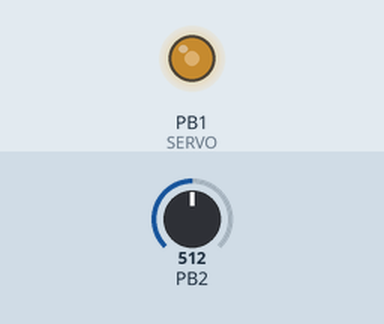
A program run on a simulated ATtiny13, built with avr-gcc and emulated at 9.6 MHz. Parts: output pins drawn as LEDs (lit = HIGH). The test bench sets the inputs (shaded band); at power-on: PB2 = 512.

Above: at 1.2 s.
1.3 s: PB2 set to 716
At 2.5 s:
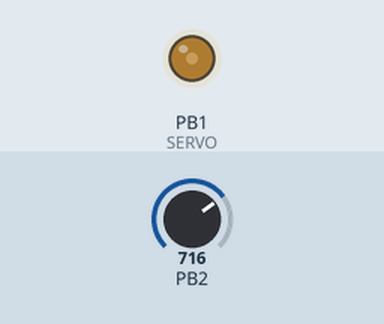
2.8 s: PB2 set to 900
At 3.9 s:
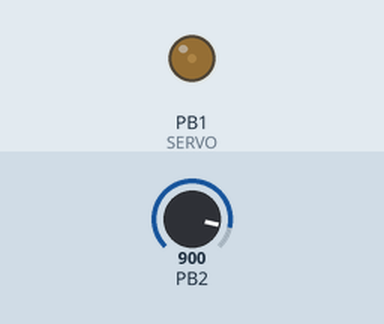
4.3 s: PB2 set to 122
At 5.1 s:
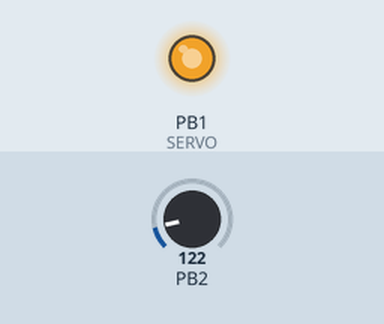
Timing chart, 0 to 7.3 s (numbered marks = the images above; inputs shaded):
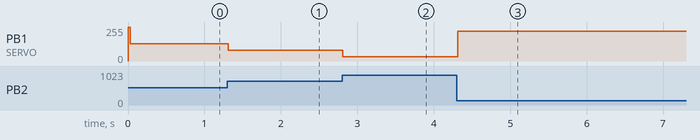

Measured:
- after the input at 1.3 s, PB1 (SERVO): 129/255 → 79/255 at once
- after the input at 2.8 s, PB1 (SERVO): 79/255 → 33/255 at once
- after the input at 4.3 s, PB1 (SERVO): 33/255 → 224/255 at once

The program:

main.c
```c
/*******************************
 * Servo_Poti_20180214.c
 *
 * Created: 14.02.2018 19:00:19
 * Author : DeepSouthT
 *
 * Used:
 *    IC > ATtiny13
 *    IDE > Atmel Studio 7
 *    Programmer > Atmel STK500
 *    Micro servo TowerPro SG92R (separate 4.5V)
 *    Potentiometer
 *
 * Description:
 *     Find the complete rotation angle of the servo.
 *     36Hz PWM wave is used for the servo.
 *     Potentiometer is used to change the width of the PWM wave.
 *
 * Last modified: 11.03.2018
 *******************************/

#include <avr/io.h>
#include <stdbool.h>
#include <stdint-gcc.h>

#define F_CPU 9600000
#define SERVO PB1

void setup_adc (void)
{
	// Set the ADC input to PB2/ADC1
	// See ATtiny13 data sheet, Table 13-4
	ADMUX |= (1 << MUX0);

	// Only 8-bit ADC precision needed (10-bit available)
	// ADC result left adjusted
	// For 8-bit ADC precision, only need to read the ADCH
	ADMUX |= (1 << ADLAR);

	// Set the ADC prescaler to 8 and enable the ADC
	// See ATtiny13 data sheet, Table 14-4
	ADCSRA |= (1 << ADPS1) | (1 << ADPS0) | (1 << ADEN);
}

uint8_t read_adc (void)
{
	// Start the conversion
	ADCSRA |= (1 << ADSC);

	// Wait for it to finish
	while (ADCSRA & (1 << ADSC));

	// ADC result with 8-bit precision
	return ADCH;
}

uint8_t filter_adc_reading(uint8_t input)
{
	// Note that the first value is zero !!
	static uint8_t adc_filter_output =0;

	adc_filter_output =(((adc_filter_output*3)+input)/4);

	return adc_filter_output;
}

void setup_pwm (void)
{
	// System clock 9.6 MHz
	// Set Timer0 prescaler to 1024
	// At 9.6 MHz this is 9.6 MHz/1024 = 9375 Hz (or 0.11 ms)
	// This is an 8-bit counter, so it counts from 0 to 255
	// PWM frequency = 256*0.11ms = ~28,16 ms or ~36 Hz

	// PWM frequency = (Fclk_io/(N(1+TOP)))
	// N: Prescaler, TOP: Counter top

	// Prescaler 1024
	// See ATtiny13 data sheet, Table 11-9
	TCCR0B |= (1<<CS00)|(1<<CS02);

	// Set to 'Fast PWM' mode
	// Clear OC0B output on compare match, upwards counting.
	TCCR0A |= (1<<WGM01)|(1<<WGM00)|(1<<COM0A1)|(1<<COM0B1)|(1<<COM0B0);
}

void pwm_width (uint8_t val)
{
	// See ATtiny13 data sheet, Figure 11-6
	OCR0B = val;
}

int main (void)
{
	// Parameter holding the ADC reading
	uint8_t adc_reading;

	// SERVO pin is an output
	DDRB |= (1 << SERVO);

	setup_adc();
	setup_pwm();

	while (1) {
		// Get the ADC reading
		adc_reading = read_adc();
		//Filter the reading
		adc_reading =filter_adc_reading(adc_reading);
		// Now write it to the PWM counter
		pwm_width(adc_reading);
	}
}
```
